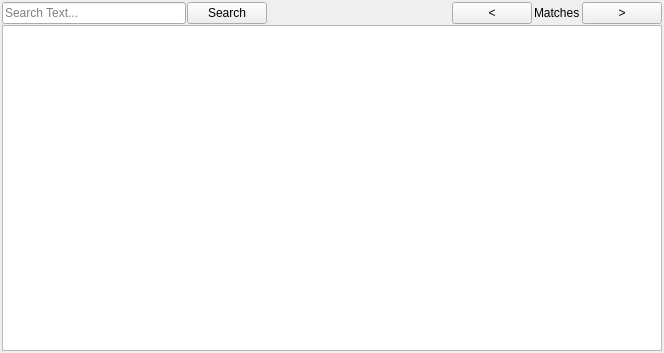
<?xml version="1.0" encoding="UTF-8"?>
<ui version="4.0">
 <class>strings_viewer</class>
 <widget class="QWidget" name="strings_viewer">
  <property name="geometry">
   <rect>
    <x>0</x>
    <y>0</y>
    <width>664</width>
    <height>353</height>
   </rect>
  </property>
  <property name="windowTitle">
   <string>Form</string>
  </property>
  <layout class="QVBoxLayout" name="verticalLayout_2">
   <property name="spacing">
    <number>1</number>
   </property>
   <property name="leftMargin">
    <number>2</number>
   </property>
   <property name="topMargin">
    <number>2</number>
   </property>
   <property name="rightMargin">
    <number>2</number>
   </property>
   <property name="bottomMargin">
    <number>2</number>
   </property>
   <item>
    <layout class="QVBoxLayout" name="verticalLayout">
     <item>
      <layout class="QHBoxLayout" name="horizontalLayout_2">
       <item>
        <widget class="QLineEdit" name="lineEdit_search">
         <property name="maximumSize">
          <size>
           <width>250</width>
           <height>16777215</height>
          </size>
         </property>
         <property name="placeholderText">
          <string>Search Text...</string>
         </property>
        </widget>
       </item>
       <item>
        <widget class="QPushButton" name="pushButton_search">
         <property name="text">
          <string>Search</string>
         </property>
        </widget>
       </item>
       <item>
        <spacer name="horizontalSpacer">
         <property name="orientation">
          <enum>Qt::Horizontal</enum>
         </property>
         <property name="sizeHint" stdset="0">
          <size>
           <width>40</width>
           <height>20</height>
          </size>
         </property>
        </spacer>
       </item>
       <item>
        <layout class="QHBoxLayout" name="horizontalLayout">
         <property name="spacing">
          <number>2</number>
         </property>
         <property name="leftMargin">
          <number>0</number>
         </property>
         <property name="topMargin">
          <number>0</number>
         </property>
         <item>
          <widget class="QPushButton" name="pushButton_prev">
           <property name="text">
            <string>&lt;</string>
           </property>
          </widget>
         </item>
         <item>
          <widget class="QLabel" name="label_matches">
           <property name="text">
            <string>Matches</string>
           </property>
          </widget>
         </item>
         <item>
          <widget class="QPushButton" name="pushButton_next">
           <property name="text">
            <string>&gt;</string>
           </property>
          </widget>
         </item>
        </layout>
       </item>
      </layout>
     </item>
     <item>
      <widget class="QTextBrowser" name="textBrowser_strings"/>
     </item>
    </layout>
   </item>
  </layout>
 </widget>
 <resources/>
 <connections/>
</ui>
